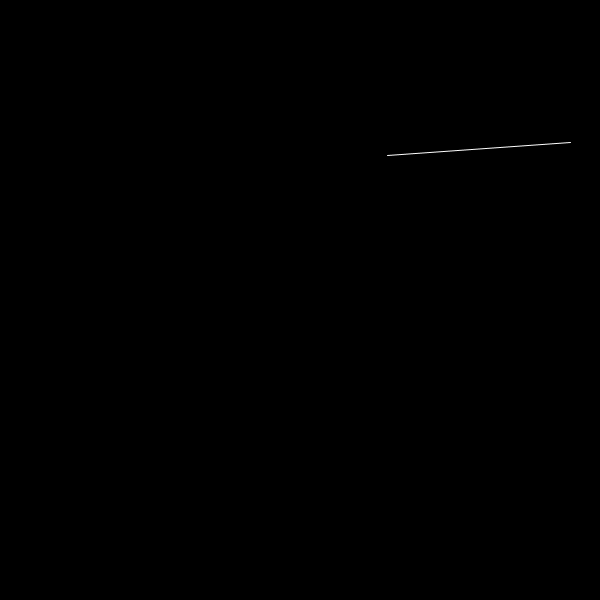
Frame 1 (no input)
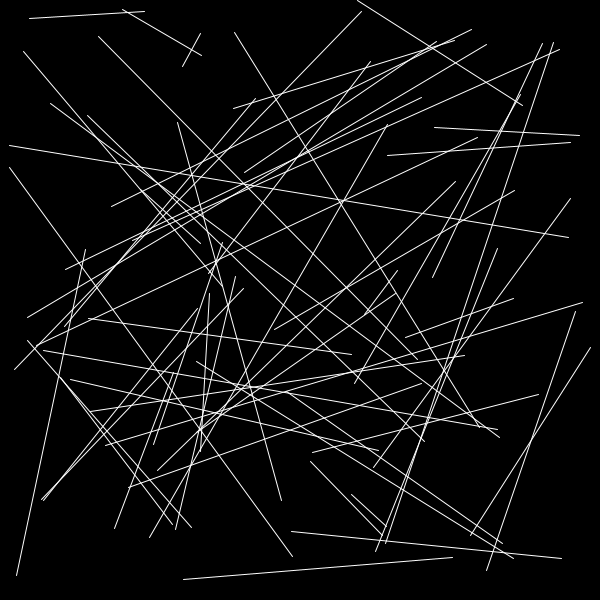
Frame 60 (the mouse pressed at the canvas centre just before this capture)
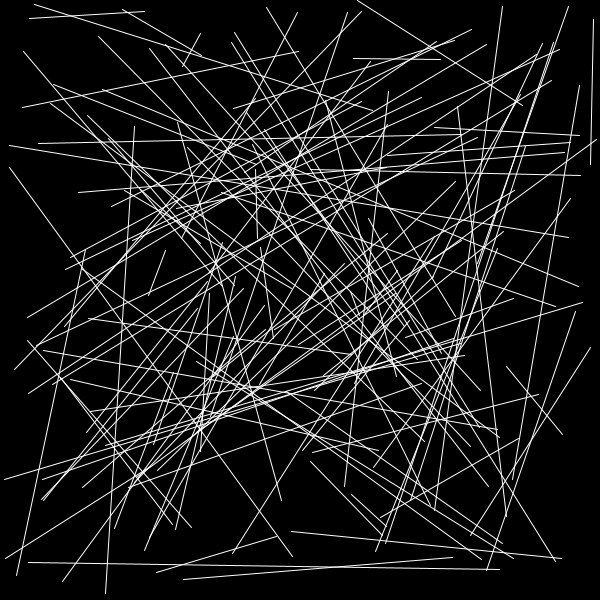
Frame 120 (the mouse held since frame 60 and released just before this capture)

The Processing sketch that drew these frames (run headless with seeded random() and noise(); from frame 60 on, the mouse is pressed at the canvas centre):

// Processing sketch: lines
// ── lines.pde
//variables 
float end1x;
float end1y;
float end2x;
float end2y;

void setup(){
  size(600,600);
  background(0);//one number uses greyscale, 0=black 255=white
    stroke(255);
  
}// end setup


void draw(){
  end1x=random(width);
  end1y=random(height);
  end2x=random(width);
  end2y=random(height);
  line(end1x,end1y,end2x,end2y);
}// end draw
